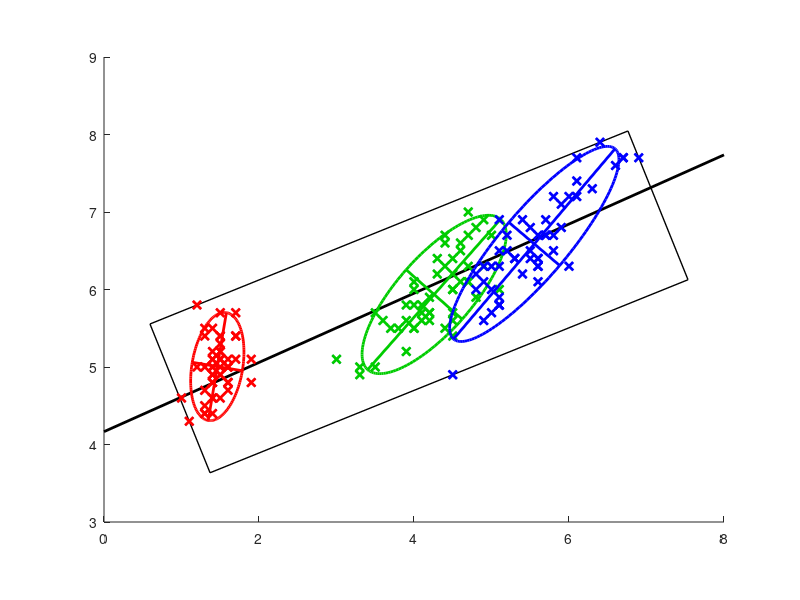

Here is the MATLAB script that generated this plot:
%DEMO_GEOM2D_IRIS Demonstrate some geom2d functions on Fisher's iris data.
%
%   output = demo_geom2d_iris(input)
%
%   Example
%   demo_geom2d_iris
%
%   See also
%
 
% ------
% Author: David Legland
% e-mail: david.legland@inrae.fr
% INRAE - BIA Research Unit - BIBS Platform (Nantes)
% Created: 2023-04-04,    using Matlab 9.14.0.2206163 (R2023a)
% Copyright 2023 INRAE.


%% Import data

% load data
str = load('fisheriris');
data = str.meas;

% create point array
pts = data(:, [3 1]);

% display
figure; axis equal; hold on; axis([0 8 3 9]);
drawPoint(pts, 'bx');


%% Fit line

line = fitLine(pts);
drawLine(line, 'color', 'k', 'linewidth', 2);


%% Draw oriented box

obox = orientedBox(pts);
drawOrientedBox(obox, 'color', 'k', 'linewidth', 1);


%% Process by species

% identifiy species index
[labels, ~, inds]= unique(str.species);

colors = [1 0 0; 0 0.8 0; 0 0 1];

for i = 1:3
    pts_i = pts(inds == i, :);
    drawPoint(pts_i, 'marker', 'x', 'color', colors(i,:), 'linewidth', 2);

    elli = equivalentEllipse(pts_i);
    drawEllipse(elli, 'color', colors(i,:), 'linewidth', 2)
    drawEllipseAxes(elli, 'color', colors(i,:), 'linewidth', 2)
end

print(gcf, 'demo_geom2d_iris.png', '-dpng')